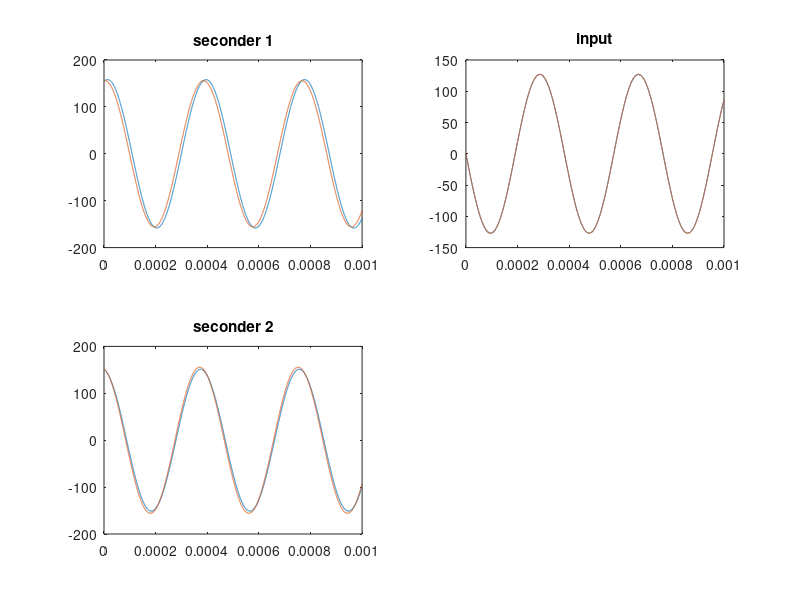

Recreate this plot in MATLAB.
%% No coupling between secondary
Vin=127;
Ip=7.1475*sqrt(2);
Is1=4.041*sqrt(2);
Is2=1.4371*sqrt(2);
theta=20.76;
alfa=-86.6;
beta=-100.86;
Vout2=106.37*sqrt(2);
Vout1=110.1*sqrt(2);
Vout=110.1*sqrt(2);
w=2*pi*150*1e3;
t=linspace(0,1e-3,10000);
M1=17.89e-6;
M2=16.34e-6;
Ms=13.76e-6;
%%
% ans3=Vin*sin(w*t)-w*M1*Is1
figure();
subplot(2,2,1);
ans=w*M1*Ip*cosd(w*t-theta)+w*Ms*Is2*cosd(w*t-beta);
plot(t,ans,t,Vout*sind(w*t-alfa));
title('seconder 1')
subplot(2,2,2);
ans=w*M1*Is1*cosd(w*t-alfa)+w*M2*Is2*cosd(w*t-beta);
plot(t,ans,t,-Vin*sind(w*t));
title('input')
subplot(2,2,3);
ans=w*M2*Ip*cosd(w*t-theta)+w*Ms*Is1*cosd(w*t-alfa);
plot(t,ans,t,Vout*sind(w*t-beta));
title('seconder 2')
